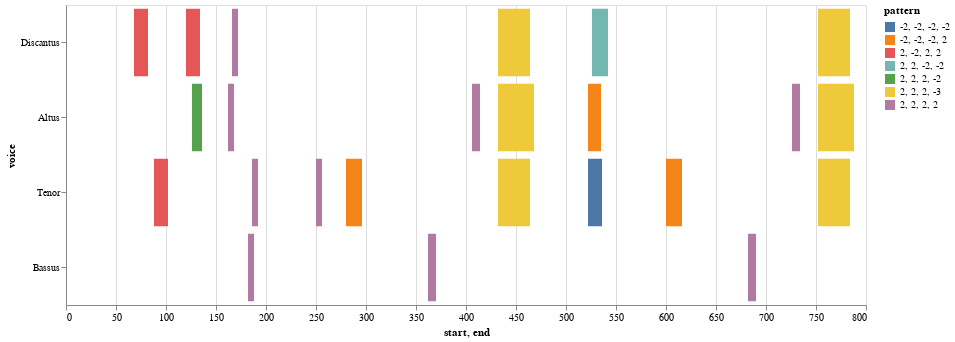

Notebook code cell kept with this figure:
### Markdown cell above
### Model Heatmap

### Code cell
## Use this for the Model Heatmap

nr = model.notes(combineUnisons=True) 
mel = model.melodic(df=nr, kind='d', compound=True, unit=0, end=False)
mel_ngrams = model.ngrams(df=mel, n=4)
entry_ngrams = model.entries(df=mel, n=4)
mel_ngrams_duration = model.durations(df=mel, n=4, mask_df=entry_ngrams)
viz.plot_ngrams_heatmap(entry_ngrams, mel_ngrams_duration, selected_patterns=shared_entries, voices=[], includeCount=False)

### Figure 1 — Vega-Lite specification as saved in the notebook (floating-point values rounded to 4 significant figures)
{"config": {"view": {"continuousWidth": 400, "continuousHeight": 300}}, "data": {"name": "data-2b91af9cd7c276bccd5e0e574fe3acfb"}, "mark": "bar", "encoding": {"color": {"type": "nominal", "field": "pattern"}, "opacity": {"condition": {"value": 1, "selection": "selector008"}, "value": 0.2}, "tooltip": [{"type": "quantitative", "field": "start"}, {"type": "quantitative", "field": "end"}, {"type": "nominal", "field": "pattern"}], "x": {"type": "quantitative", "field": "start"}, "x2": {"field": "end"}, "y": {"type": "nominal", "field": "voice", "sort": null}}, "height": 300, "selection": {"selector008": {"type": "multi", "fields": ["pattern"]}}, "width": 800, "$schema": "https://vega.github.io/schema/vega-lite/v4.8.1.json", "datasets": {"data-2b91af9cd7c276bccd5e0e574fe3acfb": [{"start": 68.0, "voice": "Discantus", "pattern": "2, -2, 2, 2", "end": 82.0}, {"start": 120.0, "voice": "Discantus", "pattern": "2, -2, 2, 2", "end": 134.0}, {"start": 166.0, "voice": "Discantus", "pattern": "2, 2, 2, 2", "end": 172.0}, {"start": 432.0, "voice": "Discantus", "pattern": "2, 2, 2, -3", "end": 464.0}, {"start": 526.0, "voice": "Discantus", "pattern": "2, 2, -2, -2", "end": 542.0}, {"start": 752.0, "voice": "Discantus", "pattern": "2, 2, 2, -3", "end": 784.0}, {"start": 126.0, "voice": "Altus", "pattern": "2, 2, 2, -2", "end": 136.0}, {"start": 162.0, "voice": "Altus", "pattern": "2, 2, 2, 2", "end": 168.0}, {"start": 406.0, "voice": "Altus", "pattern": "2, 2, 2, 2", "end": 414.0}, {"start": 432.0, "voice": "Altus", "pattern": "2, 2, 2, -3", "end": 468.0}, {"start": 522.0, "voice": "Altus", "pattern": "-2, -2, -2, 2", "end": 535.0}, {"start": 726.0, "voice": "Altus", "pattern": "2, 2, 2, 2", "end": 734.0}, {"start": 752.0, "voice": "Altus", "pattern": "2, 2, 2, -3", "end": 788.0}, {"start": 88.0, "voice": "Tenor", "pattern": "2, -2, 2, 2", "end": 102.0}, {"start": 186.0, "voice": "Tenor", "pattern": "2, 2, 2, 2", "end": 192.0}, {"start": 250.0, "voice": "Tenor", "pattern": "2, 2, 2, 2", "end": 256.0}, {"start": 280.0, "voice": "Tenor", "pattern": "-2, -2, -2, 2", "end": 296.0}, {"start": 432.0, "voice": "Tenor", "pattern": "2, 2, 2, -3", "end": 464.0}, {"start": 522.0, "voice": "Tenor", "pattern": "-2, -2, -2, -2", "end": 536.0}, {"start": 600.0, "voice": "Tenor", "pattern": "-2, -2, -2, 2", "end": 616.0}, {"start": 752.0, "voice": "Tenor", "pattern": "2, 2, 2, -3", "end": 784.0}, {"start": 182.0, "voice": "Bassus", "pattern": "2, 2, 2, 2", "end": 188.0}, {"start": 362.0, "voice": "Bassus", "pattern": "2, 2, 2, 2", "end": 370.0}, {"start": 682.0, "voice": "Bassus", "pattern": "2, 2, 2, 2", "end": 690.0}]}}
